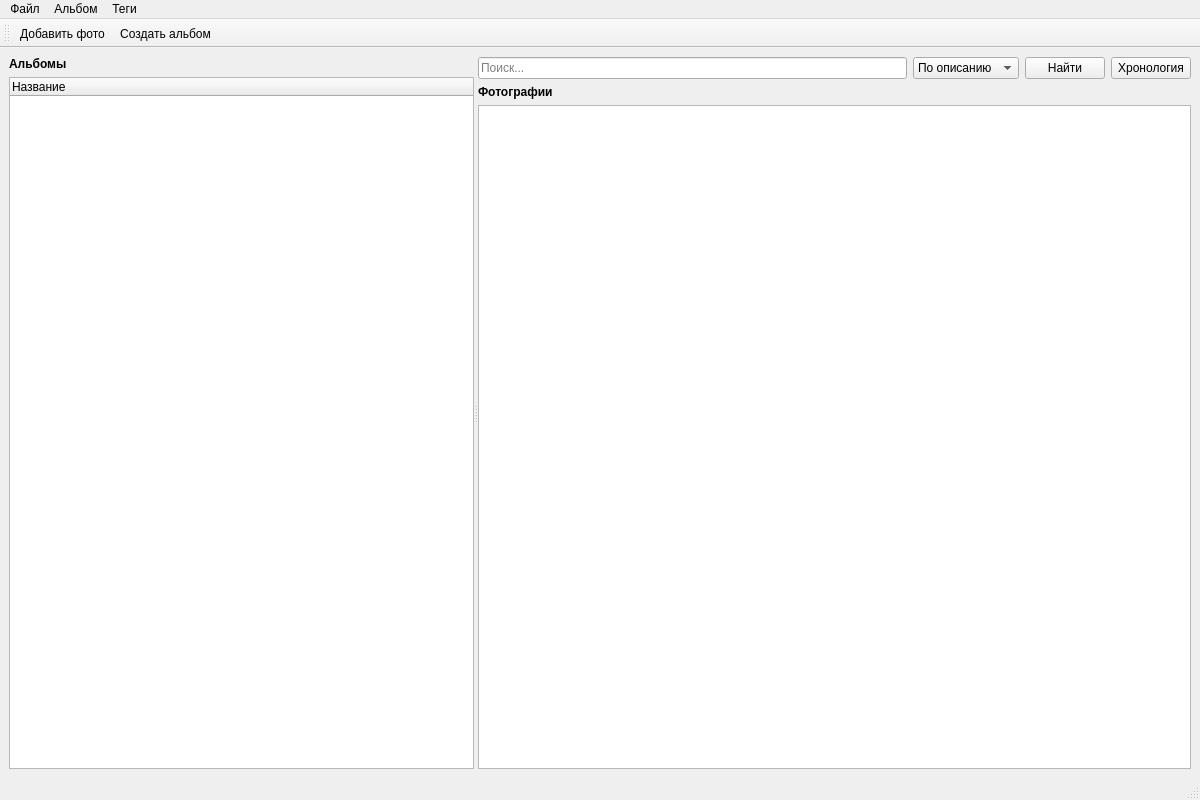
<?xml version="1.0" encoding="UTF-8"?>
<ui version="4.0">
 <class>MainWindow</class>
 <widget class="QMainWindow" name="MainWindow">
  <property name="geometry">
   <rect>
    <x>0</x>
    <y>0</y>
    <width>1200</width>
    <height>800</height>
   </rect>
  </property>
  <property name="windowTitle">
   <string>Фотоальбом</string>
  </property>
  <widget class="QWidget" name="centralwidget">
   <layout class="QHBoxLayout" name="horizontalLayout">
    <item>
     <widget class="QSplitter" name="splitter">
      <property name="orientation">
       <enum>Qt::Horizontal</enum>
      </property>
      <widget class="QWidget" name="leftPanel" native="true">
       <layout class="QVBoxLayout" name="verticalLayout_2">
        <item>
         <widget class="QLabel" name="labelAlbums">
          <property name="text">
           <string>Альбомы</string>
          </property>
          <property name="font">
           <font>
            <weight>75</weight>
            <bold>true</bold>
           </font>
          </property>
         </widget>
        </item>
        <item>
         <widget class="QTreeWidget" name="albumTree">
          <property name="minimumSize">
           <size>
            <width>250</width>
            <height>0</height>
           </size>
          </property>
          <property name="contextMenuPolicy">
           <enum>Qt::CustomContextMenu</enum>
          </property>
          <column>
           <property name="text">
            <string>Название</string>
           </property>
          </column>
         </widget>
        </item>
       </layout>
      </widget>
      <widget class="QWidget" name="rightPanel" native="true">
       <layout class="QVBoxLayout" name="verticalLayout">
        <item>
         <layout class="QHBoxLayout" name="searchLayout">
          <item>
           <widget class="QLineEdit" name="searchEdit">
            <property name="placeholderText">
             <string>Поиск...</string>
            </property>
           </widget>
          </item>
          <item>
           <widget class="QComboBox" name="searchTypeCombo">
            <item>
             <property name="text">
              <string>По описанию</string>
             </property>
            </item>
            <item>
             <property name="text">
              <string>По тегам</string>
             </property>
            </item>
            <item>
             <property name="text">
              <string>По дате</string>
             </property>
            </item>
           </widget>
          </item>
          <item>
           <widget class="QPushButton" name="searchButton">
            <property name="text">
             <string>Найти</string>
            </property>
           </widget>
          </item>
          <item>
           <widget class="QPushButton" name="timelineButton">
            <property name="text">
             <string>Хронология</string>
            </property>
           </widget>
          </item>
         </layout>
        </item>
        <item>
         <widget class="QLabel" name="labelPhotos">
          <property name="text">
           <string>Фотографии</string>
          </property>
          <property name="font">
           <font>
            <weight>75</weight>
            <bold>true</bold>
           </font>
          </property>
         </widget>
        </item>
        <item>
         <widget class="QListWidget" name="photoList">
          <property name="viewMode">
           <enum>QListView::IconMode</enum>
          </property>
          <property name="iconSize">
           <size>
            <width>150</width>
            <height>150</height>
           </size>
          </property>
          <property name="gridSize">
           <size>
            <width>170</width>
            <height>190</height>
           </size>
          </property>
          <property name="resizeMode">
           <enum>QListView::Adjust</enum>
          </property>
          <property name="contextMenuPolicy">
           <enum>Qt::CustomContextMenu</enum>
          </property>
         </widget>
        </item>
       </layout>
      </widget>
     </widget>
    </item>
   </layout>
  </widget>
  <widget class="QMenuBar" name="menubar">
   <property name="geometry">
    <rect>
     <x>0</x>
     <y>0</y>
     <width>1200</width>
     <height>22</height>
    </rect>
   </property>
   <widget class="QMenu" name="menuFile">
    <property name="title">
     <string>Файл</string>
    </property>
    <addaction name="actionAddPhoto"/>
    <addaction name="separator"/>
    <addaction name="actionImportAlbum"/>
    <addaction name="actionExportAlbum"/>
    <addaction name="separator"/>
    <addaction name="actionSwitchUser"/>
    <addaction name="separator"/>
    <addaction name="actionExit"/>
   </widget>
   <widget class="QMenu" name="menuAlbum">
    <property name="title">
     <string>Альбом</string>
    </property>
    <addaction name="actionCreateAlbum"/>
    <addaction name="actionCreateSubAlbum"/>
    <addaction name="separator"/>
    <addaction name="actionEditAlbum"/>
    <addaction name="actionDeleteAlbum"/>
   </widget>
   <widget class="QMenu" name="menuTags">
    <property name="title">
     <string>Теги</string>
    </property>
    <addaction name="actionManageTags"/>
   </widget>
   <addaction name="menuFile"/>
   <addaction name="menuAlbum"/>
   <addaction name="menuTags"/>
  </widget>
  <widget class="QStatusBar" name="statusbar"/>
  <widget class="QToolBar" name="toolBar">
   <property name="windowTitle">
    <string>Панель инструментов</string>
   </property>
   <attribute name="toolBarArea">
    <enum>TopToolBarArea</enum>
   </attribute>
   <addaction name="actionAddPhoto"/>
   <addaction name="actionCreateAlbum"/>
  </widget>
  <action name="actionAddPhoto">
   <property name="text">
    <string>Добавить фото</string>
   </property>
   <property name="shortcut">
    <string>Ctrl+N</string>
   </property>
  </action>
  <action name="actionImportAlbum">
   <property name="text">
    <string>Импорт альбома...</string>
   </property>
  </action>
  <action name="actionExportAlbum">
   <property name="text">
    <string>Экспорт альбома...</string>
   </property>
  </action>
  <action name="actionSwitchUser">
   <property name="text">
    <string>Сменить пользователя</string>
   </property>
  </action>
  <action name="actionExit">
   <property name="text">
    <string>Выход</string>
   </property>
   <property name="shortcut">
    <string>Ctrl+Q</string>
   </property>
  </action>
  <action name="actionCreateAlbum">
   <property name="text">
    <string>Создать альбом</string>
   </property>
   <property name="shortcut">
    <string>Ctrl+Shift+N</string>
   </property>
  </action>
  <action name="actionCreateSubAlbum">
   <property name="text">
    <string>Создать подальбом</string>
   </property>
  </action>
  <action name="actionEditAlbum">
   <property name="text">
    <string>Редактировать альбом</string>
   </property>
  </action>
  <action name="actionDeleteAlbum">
   <property name="text">
    <string>Удалить альбом</string>
   </property>
  </action>
  <action name="actionManageTags">
   <property name="text">
    <string>Управление тегами</string>
   </property>
  </action>
 </widget>
 <resources/>
 <connections/>
</ui>
